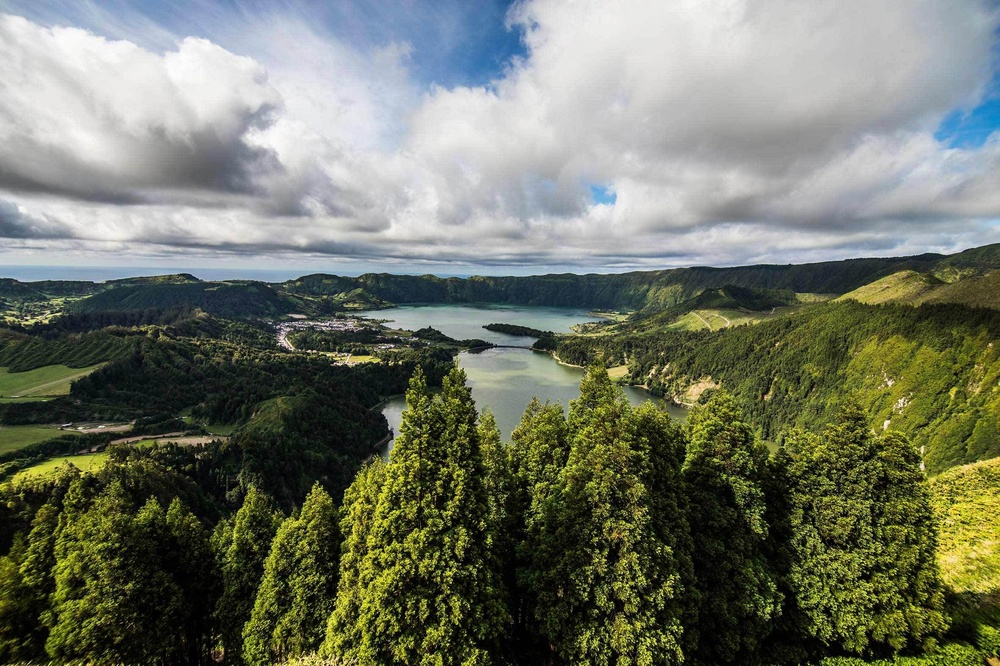
#> input picture prueba.jpg, 1000 x 666 px, shrunk from 2362 x 1572 before the run
$ python fase_1_extraer_color.py
#> lines starting #> are read from the running program, lines starting #| are printed output that depends on the picture; after the words box and inside, x2 and y2 are one past the last pixel; in counts of white or black regions, pixels touching at a corner belong together
import cv2
import numpy as np
import pywt
import json


img = cv2.imread('prueba.jpg')
#> img is the input picture: shape (666, 1000, 3); mean B, G, R 102.4, 117.7, 112.8


resized_img = cv2.cvtColor(img, cv2.COLOR_BGR2RGB)
"""
# Redimensionar la imagen (opcional para simplificar)
resized_img = cv2.resize(img_rgb, (200, 200))
"""

coeffs = pywt.dwt2(resized_img, 'haar')
cA, (cH, cV, cD) = coeffs

compressed_img = pywt.idwt2((cA, (None, None, None)), 'haar')
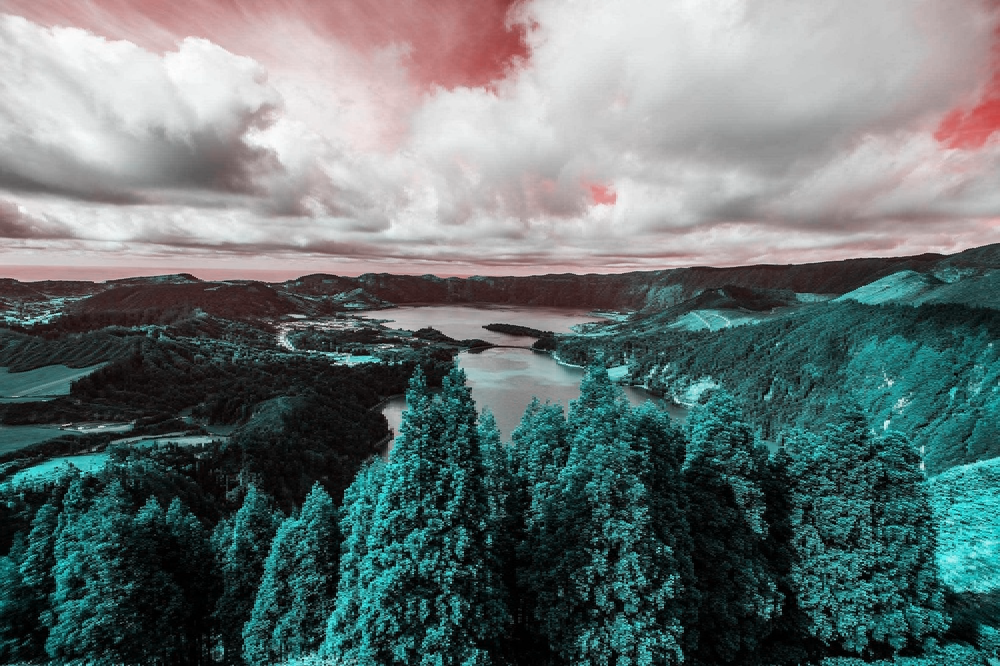
#> compressed_img: shape (666, 1000, 4) float64; mean of channels 0, 1, 2, 3 115.3, 115.3, 102.4, 102.4; drawn as B, G, R
compressed_img = np.clip(compressed_img, 0, 255).astype(np.uint8)

cv2.imwrite('imagen_comprimida.jpg', cv2.cvtColor(compressed_img, cv2.COLOR_RGB2BGR))
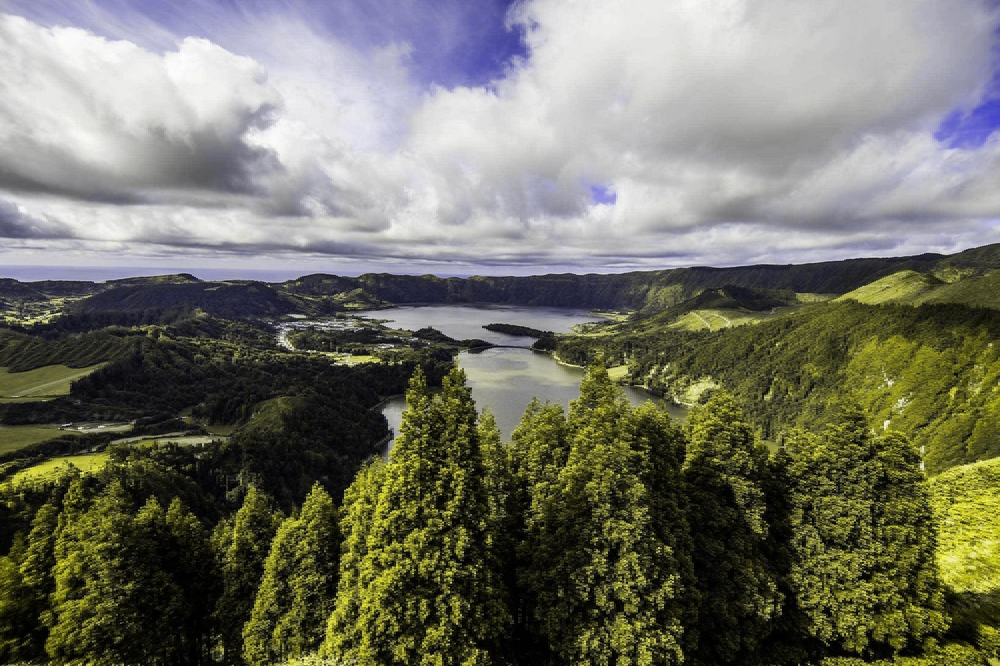
#> saved as imagen_comprimida.jpg: shape (666, 1000, 3); mean B, G, R 102.2, 114.9, 114.9

gray = cv2.cvtColor(compressed_img, cv2.COLOR_RGB2GRAY)
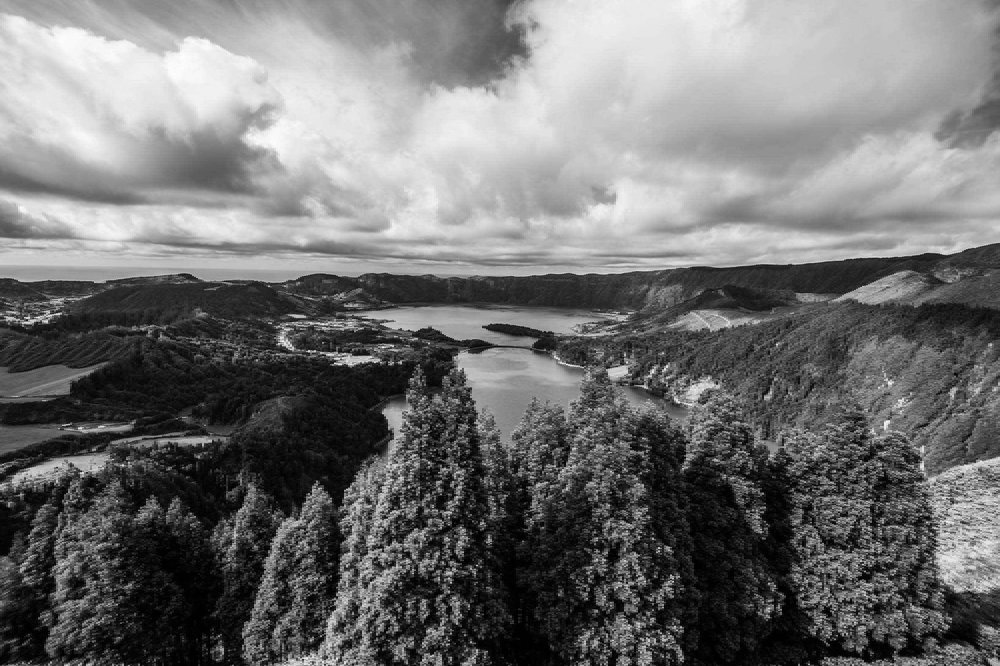
#> gray: shape (666, 1000); min 0, max 254, mean 113.5
edges = cv2.Canny(gray, 50, 150)
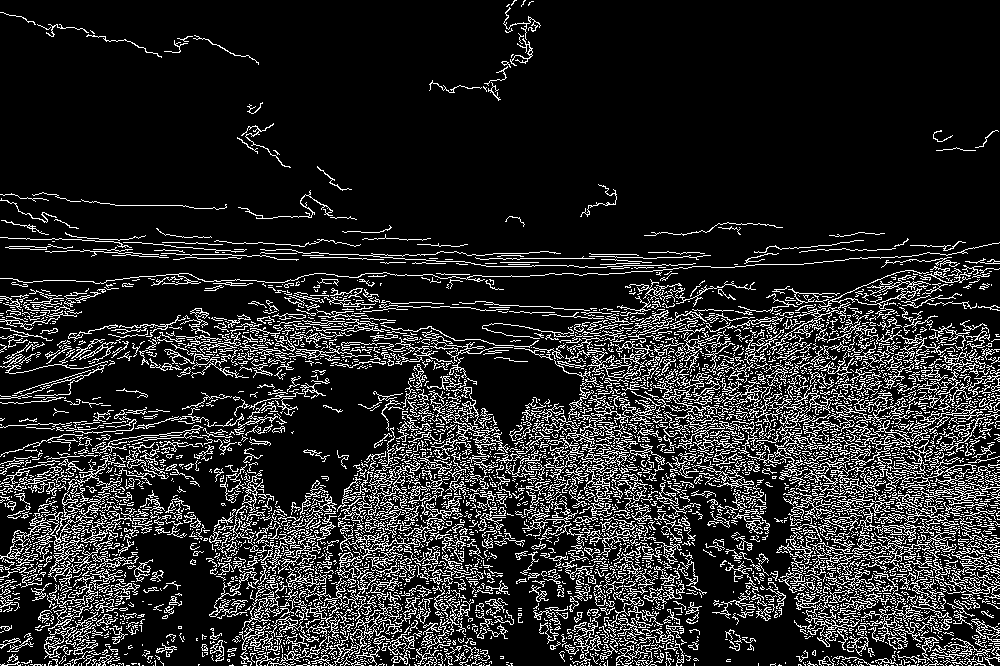
#> edges: shape (666, 1000); 15.1% white in thin lines or dots

contours, _ = cv2.findContours(edges, cv2.RETR_EXTERNAL, cv2.CHAIN_APPROX_SIMPLE)
#> contours = 5018 contours, 4714 with area under 20; largest, box (x1, y1, x2, y2) and area: (0, 454, 126, 562) 572, (565, 337, 653, 379) 350, (564, 447, 630, 492) 310, (44, 576, 98, 659) 292, (74, 511, 153, 567) 280

polygons_data = []
for contour in contours:
    epsilon = 0.02 * cv2.arcLength(contour, True)
    approx = cv2.approxPolyDP(contour, epsilon, True)

    mask = np.zeros(gray.shape, dtype=np.uint8)
    cv2.drawContours(mask, [approx], -1, 255, -1)
    mean_color = cv2.mean(resized_img, mask=mask)[:3]

    polygons_data.append({
        'color': list(mean_color),
        'polygon': approx.reshape(-1, 2).tolist()
    })
#> this loop made 5018 passes
#> (epsilon, approx, mean_color) on passes 1 to 3: (0.08, [[956, 665], [958, 665]], (121, 136, 18.33)), (0, [[920, 665]], (170, 189, 61)), (0.16, [[911, 665], [915, 665]], (80.2, 94.6, 6))
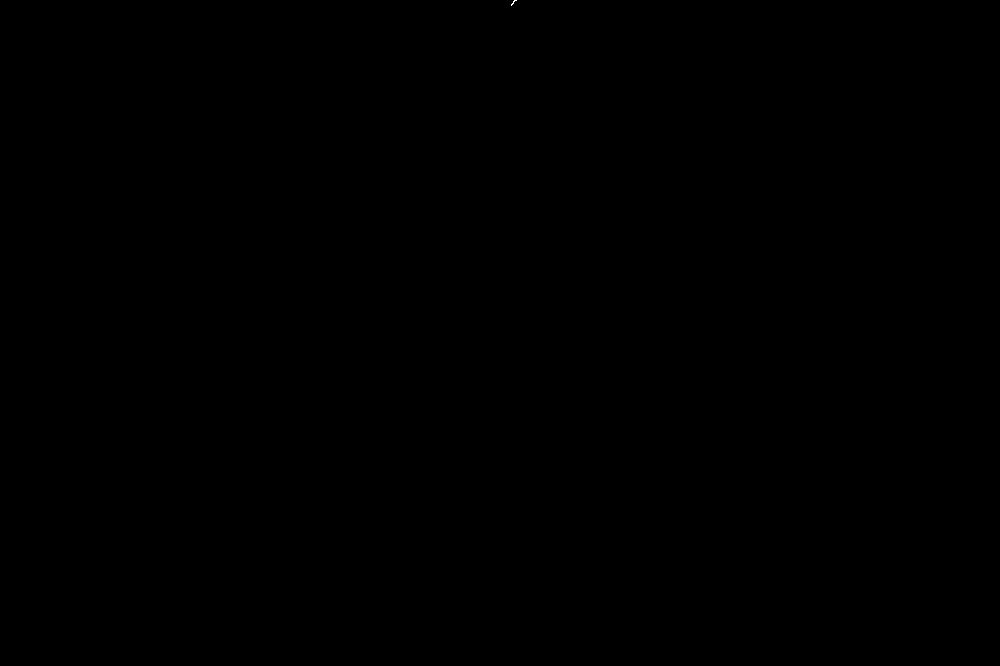
#> mask: shape (666, 1000); 0% white in thin lines or dots, all inside (x1, y1, x2, y2) = (511, 0, 517, 6)
#> after the loop, polygons_data = 5018 items

with open('imagen_poligonos.json', 'w') as f:
    json.dump(polygons_data, f)


reconstructed_img = np.zeros_like(resized_img)
for poly_data in polygons_data:
    color = tuple(map(int, poly_data['color']))
    polygon = np.array(poly_data['polygon'], dtype=np.int32)
    cv2.fillPoly(reconstructed_img, [polygon], color)
#> this loop made 5018 passes
#> (color, polygon) on passes 1 to 3: ((121, 136, 18), [[956, 665], [958, 665]]), ((170, 189, 61), [[920, 665]]), ((80, 94, 6), [[911, 665], [915, 665]])
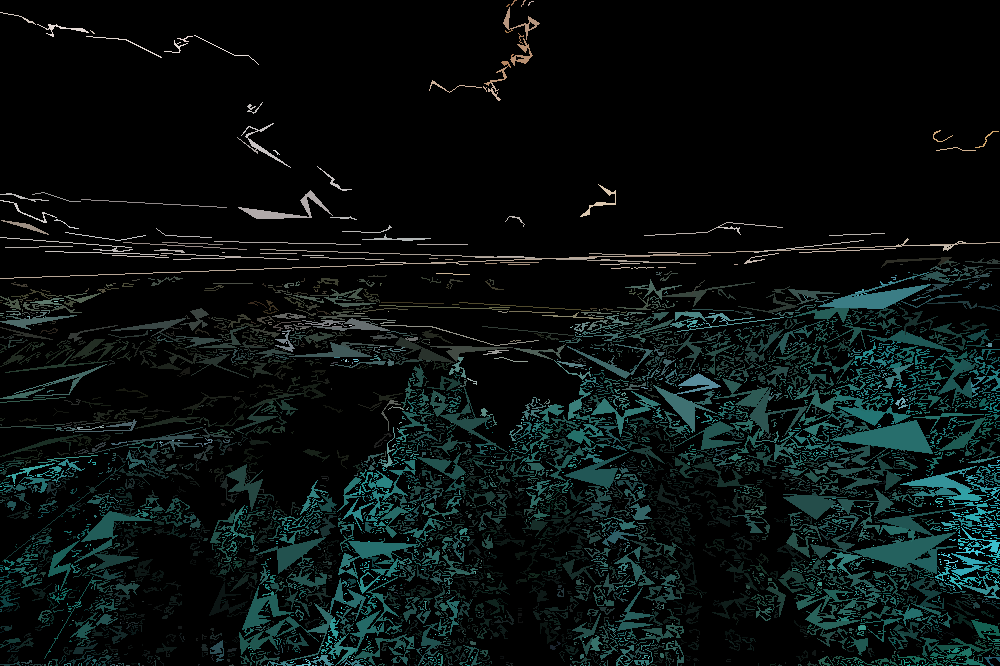
#> reconstructed_img: shape (666, 1000, 3); mean of channels 0, 1, 2 16.1, 16.8, 9.1; drawn as B, G, R


cv2.imwrite('imagen_reconstruida.jpg', cv2.cvtColor(reconstructed_img, cv2.COLOR_RGB2BGR))
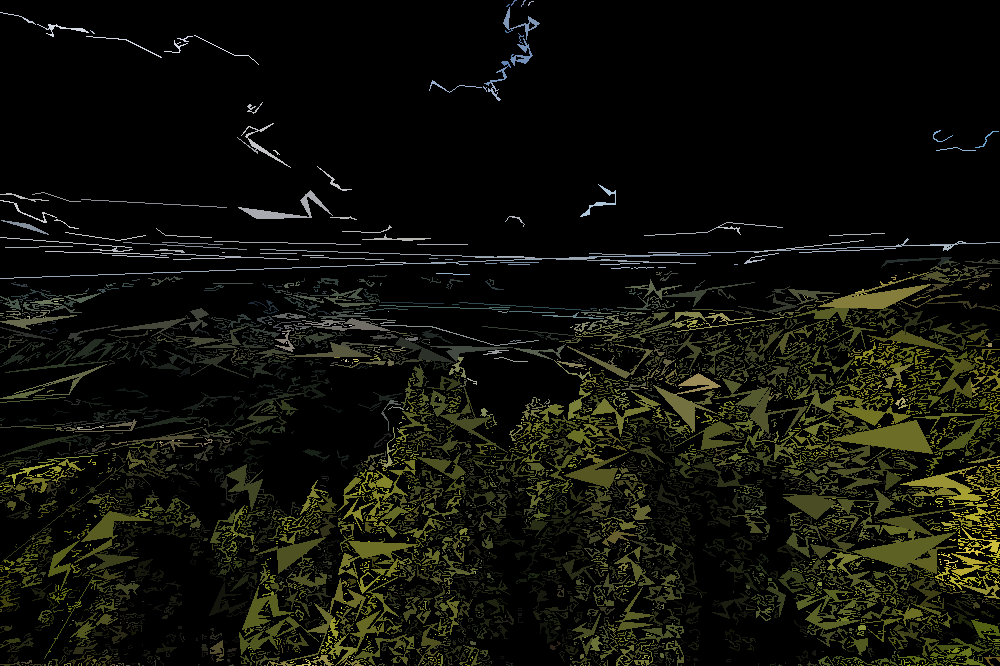
#> saved as imagen_reconstruida.jpg: shape (666, 1000, 3); mean B, G, R 9.1, 16.8, 16.1
